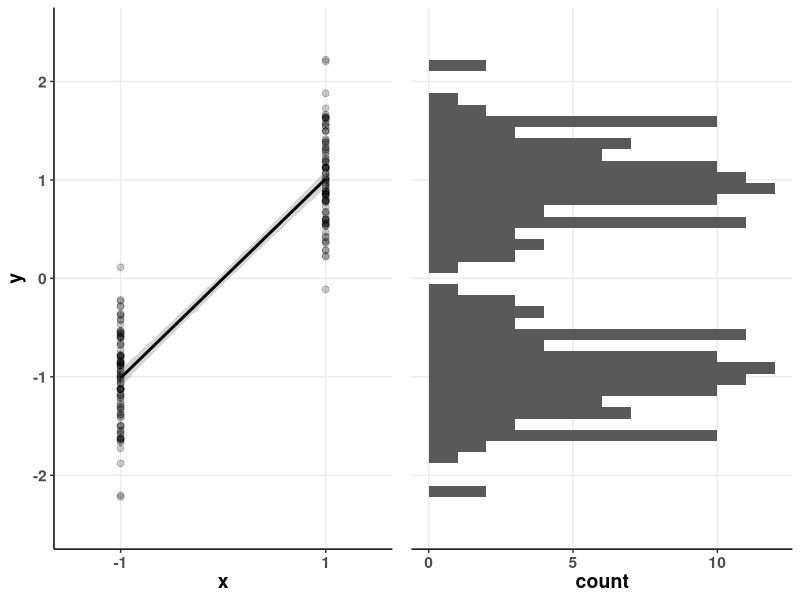
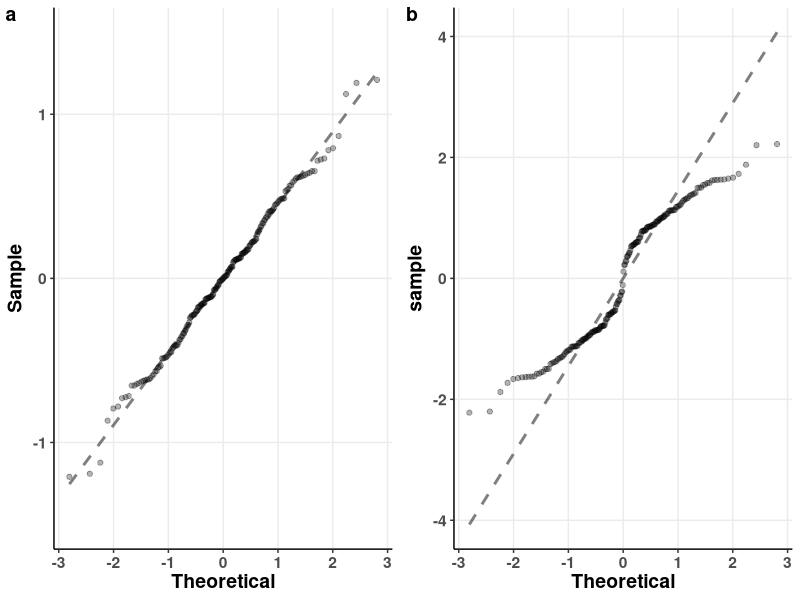

These figures' R source, in order:
## ---- chunk 1
library(knitr)
options(knitr.kable.NA = '...')
knitr::opts_chunk$set(fig.path = "img/glmm-theory/",
                      cache = TRUE,
                      autodep = TRUE,
                      dpi = 300,
                      fig.asp = 0.5)
## ---- chunk 2
# Initialize
library(ggplot2) # Development version 2.2.1.9000
library(cowplot, warn.conflicts = FALSE, quietly = TRUE)
set.seed(0) # For reproducible results
## ---- chunk 3
x = sort(rep(c(-1, 1), 100))
## ---- chunk 4
y = x * rnorm(100, 1, 0.5)
df = data.frame(x, y)
## ---- chunk 5
my_theme = 
  theme_classic() +
  theme(text = element_text(face = "bold", 
                            size = 14), 
        panel.grid.major = element_line())

blank_style = my_theme + 
  theme(axis.line.y = element_blank(),
        axis.text.y = element_blank(),
        axis.ticks.y = element_blank(), 
        axis.title.y = element_blank())

yAxisLim = c(-2.5, 2.5)
xAxisLim = c(-1.5, 1.5)

edp1 = ggplot(df, aes(x, y)) + 
  geom_point(size = 2, alpha = 0.2) + 
  geom_smooth(aes(x = as.numeric(x)),
              formula = y ~ x,
              method = "lm",
              colour = "black") +
  ylim(yAxisLim) +
  scale_x_continuous(limits = xAxisLim, breaks = c(-1, 1)) +
  my_theme
edp2 = ggplot(df) + 
  geom_histogram(aes(y), bins = 40) +
  coord_flip(xlim = yAxisLim) +
  scale_y_continuous(breaks = c(0, 5, 10)) +
  blank_style

plot_grid(edp1, edp2)
## ---- chunk 6
mdl = lm(y ~ x)
## ---- chunk 7
PlotQQ = function(mdl, my_theme) {
  
  gp = ggplot(mdl, aes(sample = .resid)) +
    stat_qq_line(size = 1, 
                 linetype = "dashed", 
                 alpha = 0.5) +
    stat_qq(alpha = 0.3) +
    labs(x = "Theoretical",
         y = "Sample") +
    my_theme
  
  gp = gp +
    coord_cartesian(ylim = range(pretty(residuals(mdl))))
}
qqMdl = PlotQQ(mdl, my_theme)
qqY = ggplot(df, aes_string(sample = "y"), alpha = 0.3) +
  stat_qq_line(size = 1,
               linetype = "dashed",
               alpha = 0.5) +
  stat_qq(alpha = 0.3) +
  labs(x = "Theoretical") +
  my_theme
plot_grid(qqMdl, qqY,
          labels = c("a", "b"))
